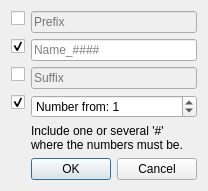
<?xml version="1.0" encoding="UTF-8"?>
<ui version="4.0">
 <class>RenameDialog</class>
 <widget class="QDialog" name="RenameDialog">
  <property name="geometry">
   <rect>
    <x>0</x>
    <y>0</y>
    <width>193</width>
    <height>177</height>
   </rect>
  </property>
  <property name="windowTitle">
   <string>Dialog</string>
  </property>
  <layout class="QFormLayout" name="formLayout">
   <item row="0" column="0">
    <widget class="QCheckBox" name="prefixButton">
     <property name="text">
      <string/>
     </property>
    </widget>
   </item>
   <item row="0" column="1">
    <widget class="QLineEdit" name="prefixEdit">
     <property name="enabled">
      <bool>false</bool>
     </property>
     <property name="placeholderText">
      <string>Prefix</string>
     </property>
    </widget>
   </item>
   <item row="1" column="0">
    <widget class="QCheckBox" name="nameButton">
     <property name="text">
      <string/>
     </property>
     <property name="checked">
      <bool>true</bool>
     </property>
    </widget>
   </item>
   <item row="1" column="1">
    <widget class="QLineEdit" name="nameEdit">
     <property name="placeholderText">
      <string>Name_####</string>
     </property>
    </widget>
   </item>
   <item row="2" column="0">
    <widget class="QCheckBox" name="suffixButton">
     <property name="text">
      <string/>
     </property>
    </widget>
   </item>
   <item row="2" column="1">
    <widget class="QLineEdit" name="suffixEdit">
     <property name="enabled">
      <bool>false</bool>
     </property>
     <property name="placeholderText">
      <string>Suffix</string>
     </property>
    </widget>
   </item>
   <item row="3" column="0">
    <widget class="QCheckBox" name="numberButton">
     <property name="text">
      <string/>
     </property>
     <property name="checked">
      <bool>true</bool>
     </property>
    </widget>
   </item>
   <item row="3" column="1">
    <widget class="QSpinBox" name="numberSpinBox">
     <property name="prefix">
      <string>Number from: </string>
     </property>
     <property name="maximum">
      <number>10000</number>
     </property>
     <property name="value">
      <number>1</number>
     </property>
    </widget>
   </item>
   <item row="4" column="1">
    <widget class="QLabel" name="label_3">
     <property name="text">
      <string>Include one or several '#'
where the numbers must be.</string>
     </property>
    </widget>
   </item>
   <item row="5" column="1">
    <widget class="QDialogButtonBox" name="buttonBox">
     <property name="orientation">
      <enum>Qt::Horizontal</enum>
     </property>
     <property name="standardButtons">
      <set>QDialogButtonBox::Cancel|QDialogButtonBox::Ok</set>
     </property>
    </widget>
   </item>
  </layout>
 </widget>
 <resources/>
 <connections>
  <connection>
   <sender>buttonBox</sender>
   <signal>accepted()</signal>
   <receiver>RenameDialog</receiver>
   <slot>accept()</slot>
   <hints>
    <hint type="sourcelabel">
     <x>248</x>
     <y>254</y>
    </hint>
    <hint type="destinationlabel">
     <x>157</x>
     <y>274</y>
    </hint>
   </hints>
  </connection>
  <connection>
   <sender>buttonBox</sender>
   <signal>rejected()</signal>
   <receiver>RenameDialog</receiver>
   <slot>reject()</slot>
   <hints>
    <hint type="sourcelabel">
     <x>316</x>
     <y>260</y>
    </hint>
    <hint type="destinationlabel">
     <x>286</x>
     <y>274</y>
    </hint>
   </hints>
  </connection>
  <connection>
   <sender>numberButton</sender>
   <signal>clicked(bool)</signal>
   <receiver>numberSpinBox</receiver>
   <slot>setEnabled(bool)</slot>
   <hints>
    <hint type="sourcelabel">
     <x>15</x>
     <y>93</y>
    </hint>
    <hint type="destinationlabel">
     <x>109</x>
     <y>96</y>
    </hint>
   </hints>
  </connection>
  <connection>
   <sender>prefixButton</sender>
   <signal>clicked(bool)</signal>
   <receiver>prefixEdit</receiver>
   <slot>setEnabled(bool)</slot>
   <hints>
    <hint type="sourcelabel">
     <x>15</x>
     <y>15</y>
    </hint>
    <hint type="destinationlabel">
     <x>109</x>
     <y>18</y>
    </hint>
   </hints>
  </connection>
  <connection>
   <sender>nameButton</sender>
   <signal>clicked(bool)</signal>
   <receiver>nameEdit</receiver>
   <slot>setEnabled(bool)</slot>
   <hints>
    <hint type="sourcelabel">
     <x>15</x>
     <y>41</y>
    </hint>
    <hint type="destinationlabel">
     <x>109</x>
     <y>44</y>
    </hint>
   </hints>
  </connection>
  <connection>
   <sender>suffixButton</sender>
   <signal>clicked(bool)</signal>
   <receiver>suffixEdit</receiver>
   <slot>setEnabled(bool)</slot>
   <hints>
    <hint type="sourcelabel">
     <x>15</x>
     <y>67</y>
    </hint>
    <hint type="destinationlabel">
     <x>109</x>
     <y>70</y>
    </hint>
   </hints>
  </connection>
 </connections>
</ui>
